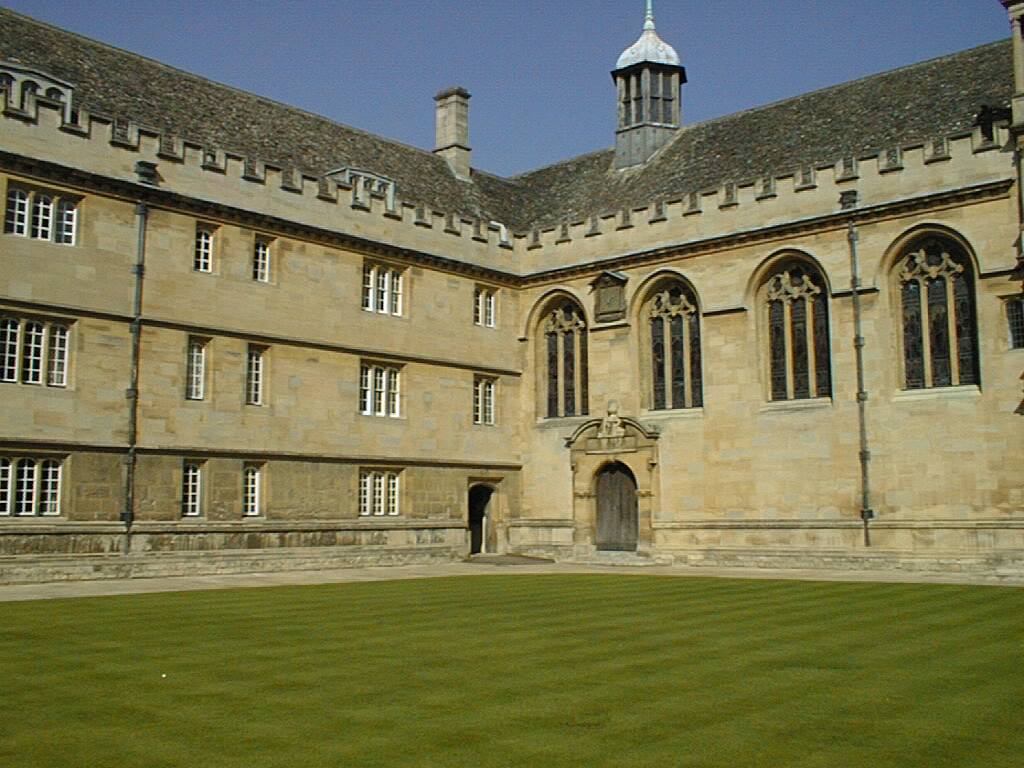
%> input picture hw2/images/1_001.jpg, 1024 x 768 px
$ octave main.m   (GNU Octave 9; MATLAB toolbox functions it lacks are replaced by stand-ins)
%> lines starting %> are read from the running program, lines starting %| are printed output that depends on the picture
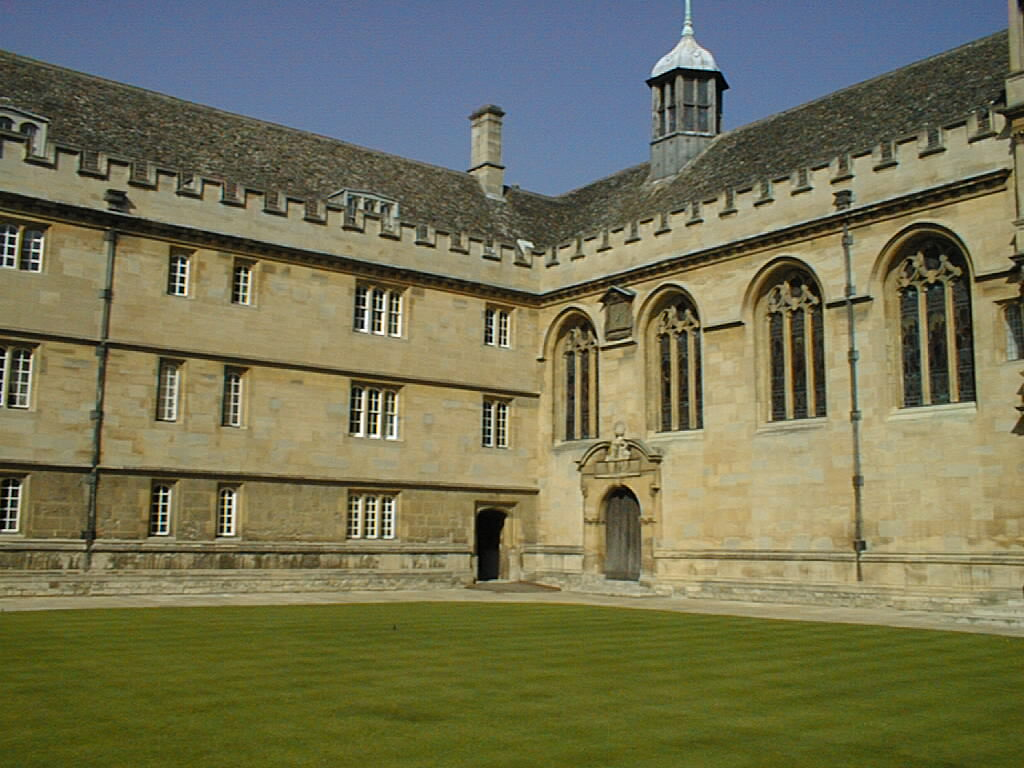
%> input picture hw2/images/1_002.jpg, 1024 x 768 px
### hw2/findPlanes.m
function [ plane_pts, plane_H, all_match1, all_match2 ] = findPlanes( im1, im2, n )
%> called with n = 2

% inputs:
% im1, im2: rgb images
% n: number of planes

% outputs:
% plane_pts: cell containing NX4 matched feature points for the plane
% plane_H: cell containing H for each plane

n_planes = n;

im1 = rgb2gray(im1);
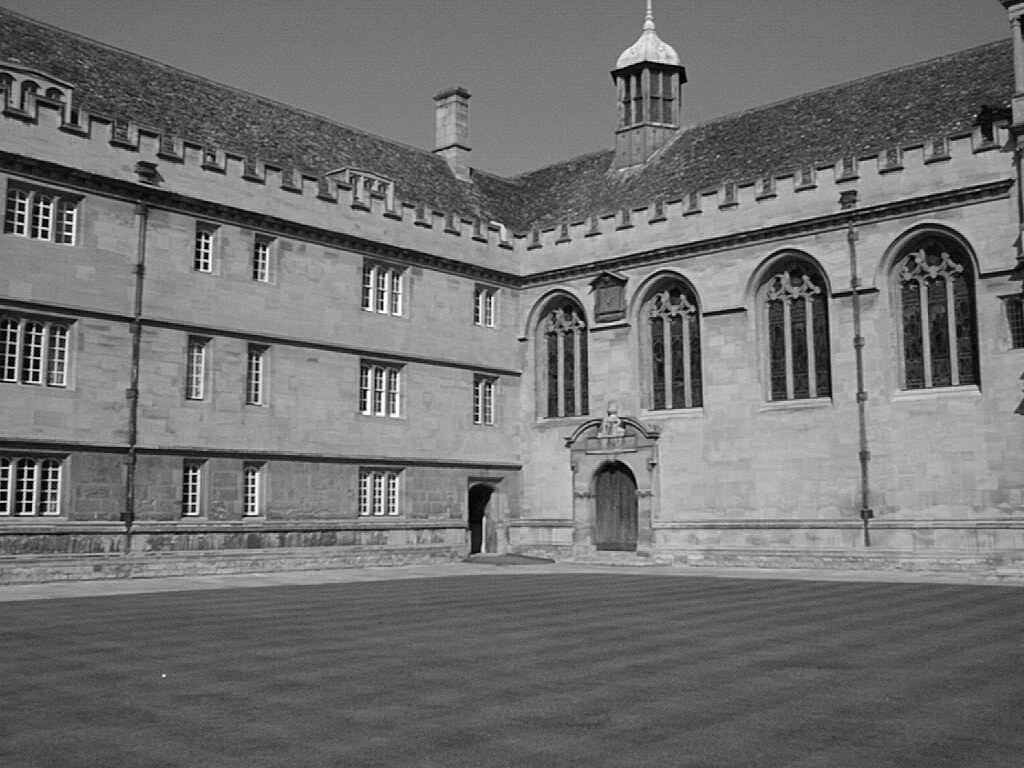
%> im1: size 768x1024 uint8; min 0, max 255, mean 113
im2 = rgb2gray(im2);
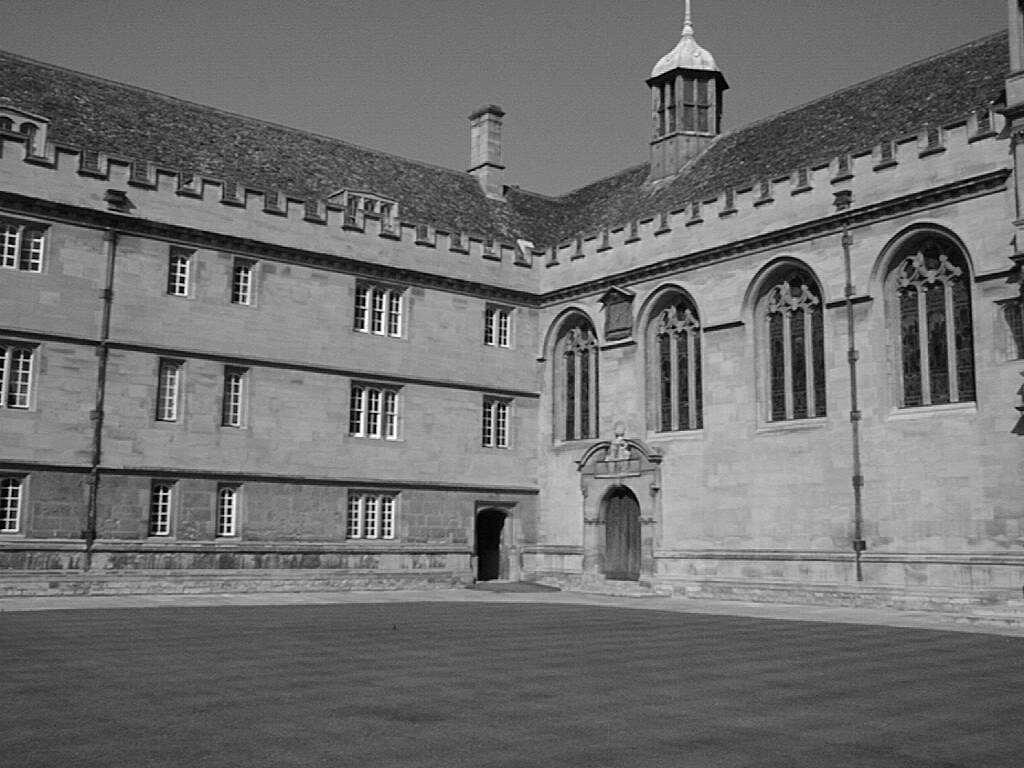
%> im2: size 768x1024 uint8; min 0, max 255, mean 111.5

%> the run ends on the next line
surf1 = detectSURFFeatures(im1, 'MetricThreshold', 100);
surf2 = detectSURFFeatures(im2, 'MetricThreshold', 100);

[feat1, pts1] = extractFeatures(im1, surf1);
[feat2, pts2] = extractFeatures(im2, surf2);

index_pairs = matchFeatures(feat1, feat2);

match1 = pts1(index_pairs(:,1), :);
match2 = pts2(index_pairs(:,2), :);

match1_loc = match1.Location;
match2_loc = match2.Location;

% showMatchedFeatures(im1, im2, match1_loc, match2_loc);

match1_h = [match1_loc'; ones(1,size(match1_loc,1))];
match2_h = [match2_loc'; ones(1,size(match2_loc,1))];

area_thresh = 1000;
dist_thresh = 20;

plane_pts = {};
plane_H = {};

all_match1 = match1_loc;
all_match2 = match2_loc;

while 1

    if size(plane_pts,2) == n_planes
        break
    end

    randidx = randperm(size(match1_loc,1), 4);
    subs = match1_loc(randidx,:);

    % check if areas formed by triangles are ok
    a1 = polyarea(subs([2 3 4],1), subs([2 3 4],2));
    a2 = polyarea(subs([1 3 4],1), subs([1 3 4],2));
    a3 = polyarea(subs([1 2 4],1), subs([1 2 4],2));
    a4 = polyarea(subs([1 2 3],1), subs([1 2 3],2));

    if any([a1 a2 a3 a4] < area_thresh)
        continue
    end

    subs1 = match1_loc(randidx,:);
    subs2 = match2_loc(randidx,:);

    H21 = computeH(subs1', subs2');

    % check all points, find matches consistent with H
    tp1 = H21*match2_h;
    tp1 = [tp1(1,:) ./ tp1(3,:); tp1(2,:) ./ tp1(3,:)];

    dists = sqrt(sum((tp1 - match1_loc').^2));

    % number of pairs that satisfy the distance threshold
    compat = dists < 3;
    n_good = sum(compat);
	if n_good < 20
        continue
    end

    % now reestimate H iteratively
    err_thresh = 3;
    failed = 0;
    while 1
        if err_thresh <= 0.03
            break
        end
        refH = computeH(match1_loc(compat,:)', match2_loc(compat,:)');
        tp1 = refH*match2_h;
        tp1 = [tp1(1,:) ./ tp1(3,:); tp1(2,:) ./ tp1(3,:)];

        compat = (sqrt(sum((tp1 - match1_loc').^2)) < err_thresh);
        if sum(compat) < 8
            failed = 1;
            break
        end

        err_thresh = err_thresh * 0.8;
    end

    if failed == 1
        continue
    end

    %new_im1_ref = applyH(im2, refH);

    plane_pts_idx = (sqrt(sum((tp1 - match1_loc').^2)) < 1);

    figure;
    imshow(im1); hold on;
    scatter(match1_loc(plane_pts_idx,1), match1_loc(plane_pts_idx,2));

    tx = double(match1_loc(plane_pts_idx,1));
    ty = double(match1_loc(plane_pts_idx,2));
    k = convhull(tx, ty);
    plot(tx(k), ty(k));

    remove_pts = inpolygon(match1_loc(:,1), match1_loc(:,2), tx(k), ty(k));
%     figure; imshow(im1); hold on;
%     scatter(match1_loc(remove_pts,1), match1_loc(remove_pts,2));

    plane_pts = [plane_pts, [match1_loc(plane_pts_idx,:), match2_loc(plane_pts_idx,:)]];
    match1_loc = match1_loc(~remove_pts,:);
    match2_loc = match2_loc(~remove_pts,:);
    match1_h = [match1_loc'; ones(1,size(match1_loc,1))];
    match2_h = [match2_loc'; ones(1,size(match2_loc,1))];

    plane_H = [plane_H, refH];
end


end

### hw2/main.m

clear;
close all;

imgs = cell(1,2);
imgs{1} = imread('images/1_001.jpg');
imgs{2} = imread('images/1_002.jpg');


n_planes = 2;
[plane_pts, plane_H, match1, match2] = findPlanes(imgs{1}, imgs{2}, n_planes);
